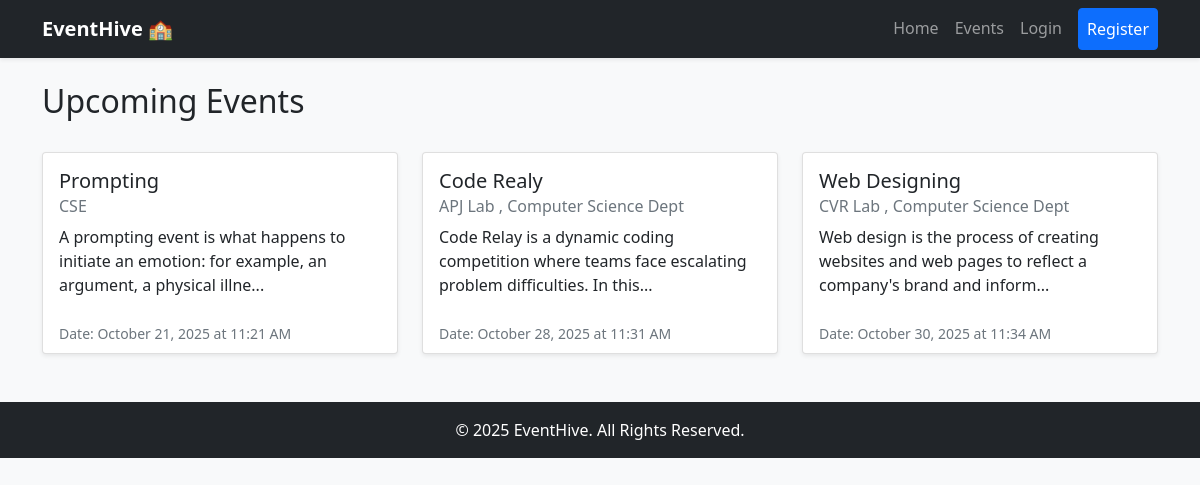
The app's page /events with its own data.
### models/models.py (models this page shows, shortened)
class Event(db.Model):
    id = db.Column(db.Integer, primary_key=True)
    title = db.Column(db.String(140), nullable=False)
    description = db.Column(db.Text, nullable=False)
    date_posted = db.Column(db.DateTime, index=True, default=datetime.utcnow)
    event_date = db.Column(db.DateTime, index=True, nullable=False)
    location = db.Column(db.String(100), nullable=False)
    organizer_id = db.Column(db.Integer, db.ForeignKey('user.id'))

### routes/events.py (the view)
@events_bp.route('/events')
def events_list():
    all_events = Event.query.order_by(Event.event_date.asc()).all()
    return render_template('events_list.html', title='Upcoming Events', events=all_events)

### templates/events_list.html (shortened to what this page needs)
{% extends "base.html" %}
{% block content %}
    <div class="d-flex justify-content-between align-items-center mb-4">
        <h1 class="h2">Upcoming Events</h1>
    </div>
    {% if events %}
        <div class="row g-4">
            {% for event in events %}
                <div class="col-md-6 col-lg-4">
                    <div class="card h-100 shadow-sm d-flex flex-column">
                        <div class="card-body">
                            <h5 class="card-title">{{ event.title }}</h5>
                            <h6 class="card-subtitle mb-2 text-muted">{{ event.location }}</h6>
                            <p class="card-text">{{ event.description[:100] }}...</p>
                        </div>
                        <div class="card-footer bg-transparent border-top-0">
                             <small class="text-muted">Date: {{ event.event_date.strftime('%B %d, %Y at %I:%M %p') }}</small>
                        </div>
                    </div>
                </div>
            {% endfor %}
        </div>
        {% endif %}
{% endblock %}

### records on screen
Event: title "Prompting", location "CSE", description "A prompting event is what happens to initiate an emotion: for example, an argument, a physical illne", event_date "October 21, 2025 at 11:21 AM"
Event: title "Code Realy", location "APJ Lab , Computer Science Dept", description "Code Relay is a dynamic coding competition where teams face escalating problem difficulties. In this", event_date "October 28, 2025 at 11:31 AM"
Event: title "Web Designing", location "CVR Lab , Computer Science Dept", description "Web design is the process of creating websites and web pages to reflect a company's brand and inform", event_date "October 30, 2025 at 11:34 AM"
